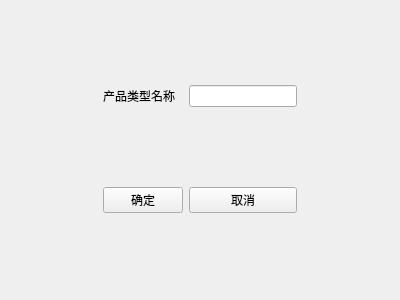
<?xml version="1.0" encoding="UTF-8"?>
<ui version="4.0">
 <class>DatabaseDemo01AddProductTypeWidget</class>
 <widget class="QWidget" name="DatabaseDemo01AddProductTypeWidget">
  <property name="geometry">
   <rect>
    <x>0</x>
    <y>0</y>
    <width>400</width>
    <height>300</height>
   </rect>
  </property>
  <property name="windowTitle">
   <string>DatabaseDemo01AddProductTypeWidget</string>
  </property>
  <layout class="QGridLayout" name="DatabaseDemo01AddProductTypeWidgetGridLayout">
   <property name="leftMargin">
    <number>0</number>
   </property>
   <property name="topMargin">
    <number>0</number>
   </property>
   <property name="rightMargin">
    <number>0</number>
   </property>
   <property name="bottomMargin">
    <number>0</number>
   </property>
   <property name="spacing">
    <number>5</number>
   </property>
   <item row="0" column="0">
    <widget class="QWidget" name="rootWidget" native="true">
     <layout class="QGridLayout" name="gridLayout">
      <item row="1" column="2">
       <widget class="QPushButton" name="cancelButton">
        <property name="text">
         <string>取消</string>
        </property>
       </widget>
      </item>
      <item row="1" column="0">
       <spacer name="horizontalSpacer">
        <property name="orientation">
         <enum>Qt::Horizontal</enum>
        </property>
        <property name="sizeHint" stdset="0">
         <size>
          <width>40</width>
          <height>20</height>
         </size>
        </property>
       </spacer>
      </item>
      <item row="1" column="1">
       <widget class="QPushButton" name="confirmButton">
        <property name="text">
         <string>确定</string>
        </property>
       </widget>
      </item>
      <item row="0" column="2">
       <widget class="QLineEdit" name="productTypeNameLineEdit"/>
      </item>
      <item row="0" column="1">
       <widget class="QLabel" name="productTypeNameLabel">
        <property name="text">
         <string>产品类型名称</string>
        </property>
       </widget>
      </item>
      <item row="1" column="3">
       <spacer name="horizontalSpacer_2">
        <property name="orientation">
         <enum>Qt::Horizontal</enum>
        </property>
        <property name="sizeHint" stdset="0">
         <size>
          <width>40</width>
          <height>20</height>
         </size>
        </property>
       </spacer>
      </item>
     </layout>
    </widget>
   </item>
  </layout>
 </widget>
 <layoutdefault spacing="6" margin="11"/>
 <resources/>
 <connections>
  <connection>
   <sender>confirmButton</sender>
   <signal>clicked()</signal>
   <receiver>DatabaseDemo01AddProductTypeWidget</receiver>
   <slot>confirmButtonClicked()</slot>
   <hints>
    <hint type="sourcelabel">
     <x>126</x>
     <y>199</y>
    </hint>
    <hint type="destinationlabel">
     <x>123</x>
     <y>333</y>
    </hint>
   </hints>
  </connection>
  <connection>
   <sender>cancelButton</sender>
   <signal>clicked()</signal>
   <receiver>DatabaseDemo01AddProductTypeWidget</receiver>
   <slot>cancelButtonClicked()</slot>
   <hints>
    <hint type="sourcelabel">
     <x>253</x>
     <y>202</y>
    </hint>
    <hint type="destinationlabel">
     <x>231</x>
     <y>341</y>
    </hint>
   </hints>
  </connection>
 </connections>
 <slots>
  <slot>confirmButtonClicked()</slot>
  <slot>cancelButtonClicked()</slot>
 </slots>
</ui>
